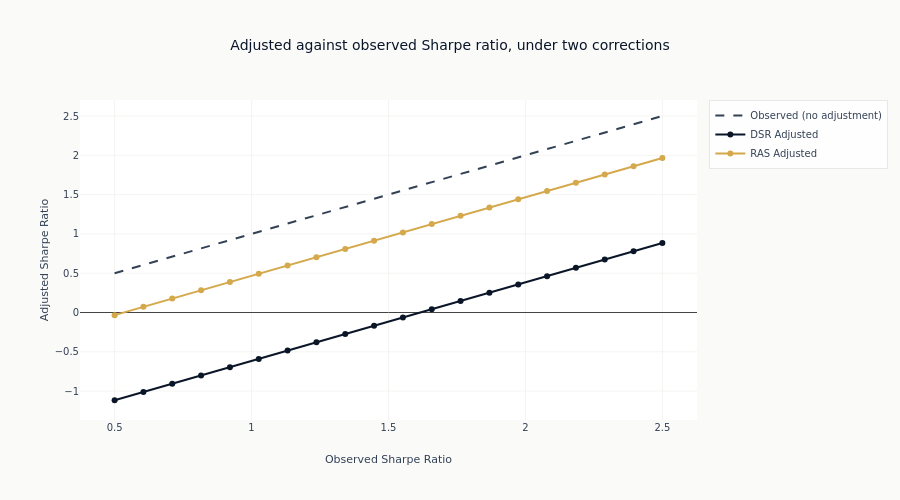

This figure's notebook cell:
### Code cell
# Plot DSR vs RAS adjustments
fig = go.Figure()
fig.add_trace(
    go.Scatter(
        x=observed_range,
        y=observed_range,
        mode="lines",
        name="Observed (no adjustment)",
        line={"dash": "dash", "color": COLORS["neutral"]},
    )
)
fig.add_trace(
    go.Scatter(
        x=observed_range,
        y=dsr_adjusted_list,
        mode="lines+markers",
        name="DSR Adjusted",
        line={"color": COLORS["blue"]},
    )
)
fig.add_trace(
    go.Scatter(
        x=observed_range,
        y=ras_adjusted_list,
        mode="lines+markers",
        name="RAS Adjusted",
        line={"color": COLORS["amber"]},
    )
)

fig.update_layout(
    title="Adjusted against observed Sharpe ratio, under two corrections",
    xaxis_title="Observed Sharpe Ratio",
    yaxis_title="Adjusted Sharpe Ratio",
    height=500,
)
show_plotly_with_alt(
    fig,
    "Line chart of adjusted against observed Sharpe ratio. The dashed grey line is the "
    "unadjusted identity; the RAS and DSR lines both run below it. Over the plotted range the "
    f"DSR penalty runs from {observed_range[0] - dsr_adjusted_list[0]:.2f} to "
    f"{observed_range[-1] - dsr_adjusted_list[-1]:.2f} and the RAS penalty from "
    f"{observed_range[0] - ras_adjusted_list[0]:.2f} to "
    f"{observed_range[-1] - ras_adjusted_list[-1]:.2f}, so both are close to a constant shift "
    "rather than a change of slope. The two corrections differ in size, not in shape.",
)

### Figure 1 — Plotly figure (JSON) as saved in the notebook; plotly's stock layout.template omitted (floating-point values rounded to 4 significant figures)
{"data": [{"line": {"color": "#334155", "dash": "dash"}, "mode": "lines", "name": "Observed (no adjustment)", "type": "scatter", "x": [0.5, 0.6053, 0.7105, 0.8158, 0.9211, 1.026, 1.132, 1.237, 1.342, 1.447, 1.553, 1.658, 1.763, 1.868, 1.974, 2.079, 2.184, 2.289, 2.395, 2.5], "y": [0.5, 0.6053, 0.7105, 0.8158, 0.9211, 1.026, 1.132, 1.237, 1.342, 1.447, 1.553, 1.658, 1.763, 1.868, 1.974, 2.079, 2.184, 2.289, 2.395, 2.5]}, {"line": {"color": "#0a1628"}, "mode": "lines+markers", "name": "DSR Adjusted", "type": "scatter", "x": [0.5, 0.6053, 0.7105, 0.8158, 0.9211, 1.026, 1.132, 1.237, 1.342, 1.447, 1.553, 1.658, 1.763, 1.868, 1.974, 2.079, 2.184, 2.289, 2.395, 2.5], "y": [-1.116, -1.011, -0.9059, -0.8006, -0.6954, -0.5901, -0.4848, -0.3796, -0.2743, -0.169, -0.06378, 0.04148, 0.1467, 0.252, 0.3573, 0.4625, 0.5678, 0.6731, 0.7783, 0.8836]}, {"line": {"color": "#D4A84B"}, "mode": "lines+markers", "name": "RAS Adjusted", "type": "scatter", "x": [0.5, 0.6053, 0.7105, 0.8158, 0.9211, 1.026, 1.132, 1.237, 1.342, 1.447, 1.553, 1.658, 1.763, 1.868, 1.974, 2.079, 2.184, 2.289, 2.395, 2.5], "y": [-0.03351, 0.07176, 0.177, 0.2823, 0.3875, 0.4928, 0.5981, 0.7033, 0.8086, 0.9139, 1.019, 1.124, 1.23, 1.335, 1.44, 1.545, 1.651, 1.756, 1.861, 1.966]}], "layout": {"height": 500, "title": {"text": "Adjusted against observed Sharpe ratio, under two corrections"}, "xaxis": {"title": {"text": "Observed Sharpe Ratio"}}, "yaxis": {"title": {"text": "Adjusted Sharpe Ratio"}}}}
